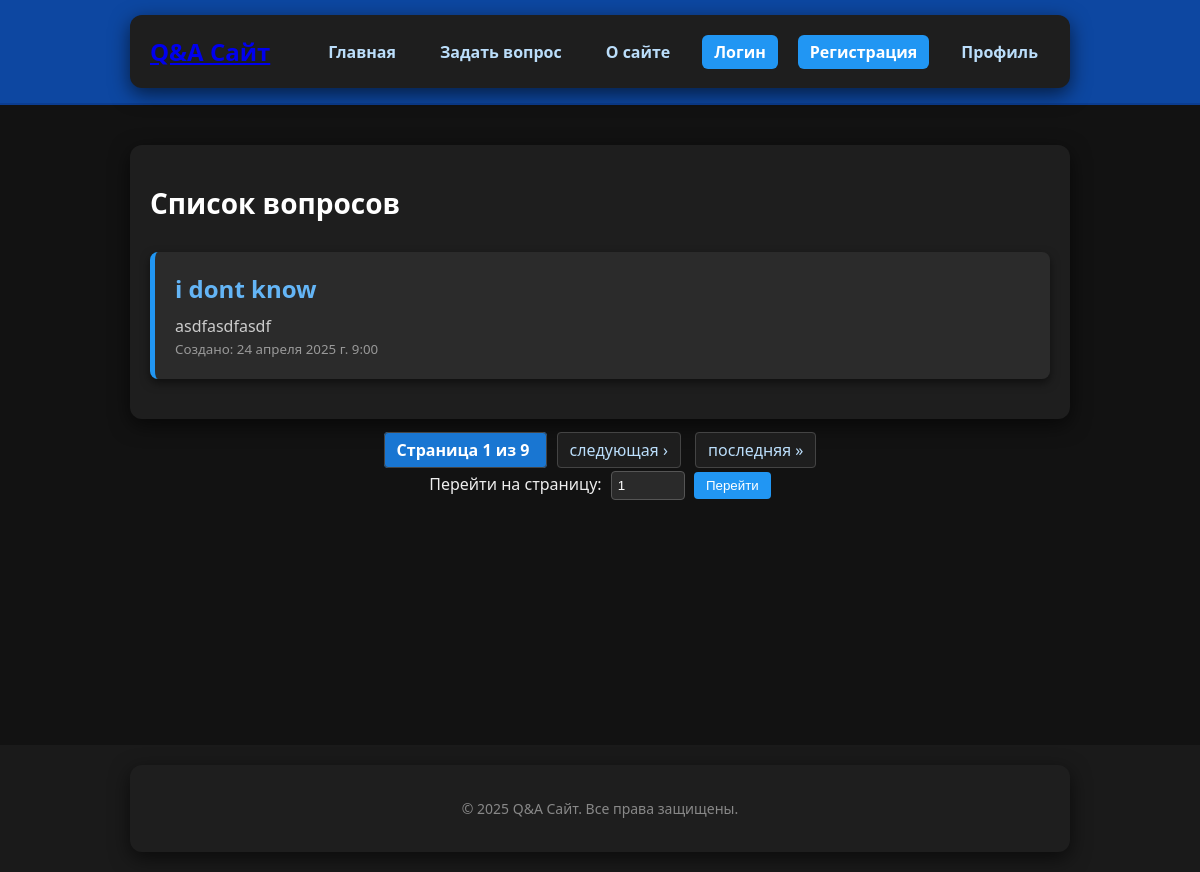
The page / on the database its author committed.
### service/models.py (models this page shows, shortened)
class Question(models.Model):
    author = models.ForeignKey(User, on_delete=models.CASCADE, related_name='questions', verbose_name='Автор вопроса')
    title = models.CharField(max_length=255, verbose_name="Заголовок") #verbose_name отвечает за то, как отображается поле в админке
    content = models.TextField(blank=True, verbose_name="Содержание") #blank=True - возможность оставить поле пустым(в форме джанго)
    time_create = models.DateTimeField(auto_now_add=True, verbose_name='Время создания') #auto_now_add=True заполняется поле ТЕКУЩИМ временем при создании вопроса, при изменении время не меняется
    time_update =  models.DateTimeField(auto_now=True, verbose_name='Время изменения') #Меняется при изменении
    is_active = models.BooleanField(default=True, verbose_name='Статус') #soft delete - делаю данные неактивными, чтобы в случае случайного удаления - их можно было восстановить
    slug = models.SlugField(unique=True, blank=True)  # слаг
    def get_absolute_url(self):
        return reverse('question_detail', kwargs={'slug': self.slug})
    class Meta:
        verbose_name = 'Вопрос' # заменяет название в админ панели
        verbose_name_plural = "Вопросы" # множественное число в названии(чтобы убрать s на конце)

### service/views.py (the view)
# urls.py: 2. Add a URL to urlpatterns:  path('', Home.as_view(), name='home')
class Home(ListView):
    model = Question
    template_name = 'service/home.html'
    paginate_by = 1

### service/templates/service/home.html (shortened to what this page needs)
{% extends "base.html" %}
{% block content %}
<div class="container">
  <h1>Список вопросов</h1>
  {% for question in object_list %}
    <div class="question-card">
      <h2><a href="{{ question.get_absolute_url }}">{{ question.title }}</a></h2>
      <p>{{ question.content|truncatechars:150 }}</p>
      <small>Создано: {{ question.time_create }}</small>
    </div>
  {% empty %}
    <p>Вопросов пока нет.</p>
  {% endfor %}
</div>
{% if is_paginated %}
  <div class="pagination">
    <span class="page-links">
      <span class="current">
        Страница {{ page_obj.number }} из {{ page_obj.paginator.num_pages }}
      </span>
      {% if page_obj.has_next %}
        <a href="?page={{ page_obj.next_page_number }}">следующая ›</a>
        <a href="?page={{ page_obj.paginator.num_pages }}">последняя »</a>
      {% endif %}
    </span>
  </div>
{% endif %}
<form method="get" class="go-to-page-form" style="margin-top: 10px; text-align: center;">
  <label for="go_to_page">Перейти на страницу:</label>
  <input type="number" id="go_to_page" name="page"
         min="1" max="{{ page_obj.paginator.num_pages }}"
         value="{{ page_obj.number }}">
  <button type="submit">Перейти</button>
</form>
{% endblock %}

### service/static/service/css/style.css (style rules this page uses)
body { font-family: 'Segoe UI', Tahoma, Geneva, Verdana, sans-serif; background-color: #121212; margin: 0; padding: 0; color: #f0f0f0; }
.container { max-width: 900px; margin: 0 auto; padding: 20px; background-color: #1e1e1e; border-radius: 12px; box-shadow: 0 6px 20px rgba(0, 0, 0, 0.6); }
h1 { text-align: center; margin-bottom: 30px; color: #ffffff; }
.question-card { padding: 20px; margin-bottom: 20px; border-left: 5px solid #2196f3; background-color: #2b2b2b; border-radius: 8px; transition: transform 0.2s, box-shadow 0.3s; }
.question-card h2 { margin: 0 0 10px; color: #64b5f6; }
.question-card h2 a { color: #64b5f6; text-decoration: none; }
.question-card p { margin: 0 0 5px; color: #ccc; }
.question-card small { color: #999; }
.pagination { margin-top: 20px; text-align: center; }
.pagination a, .pagination .current { margin: 0 5px; padding: 6px 12px; border-radius: 4px; text-decoration: none; border: 1px solid #444; color: #bbdefb; background-color: #1e1e1e; transition: all 0.2s; }
.pagination .current { background-color: #1976d2; color: white; font-weight: bold; pointer-events: none; }
.go-to-page-form { margin-top: 15px; text-align: center; color: #eee; }
.go-to-page-form input[type="number"] { width: 60px; padding: 6px; margin: 0 5px; background-color: #2a2a2a; border: 1px solid #555; color: #fff; border-radius: 4px; }
.go-to-page-form button { padding: 6px 12px; background-color: #2196f3; color: white; border: none; border-radius: 4px; cursor: pointer; transition: background 0.3s; }
h1 { text-align: left; font-size: 28px; margin-bottom: 30px; color: #ffffff; }
.question-card { padding: 20px; background-color: #2b2b2b; border-radius: 8px; border-left: 5px solid #2196f3; box-shadow: 0 4px 10px rgba(0, 0, 0, 0.5); transition: transform 0.2s, box-shadow 0.3s; }
.question-card p { margin: 0; color: #ccc; }

### rows shown on the page
Question: title "i dont know", content "asdfasdfasdf", time_create "24 апреля 2025 г. 9:00"

### other values the page prints
{{ page_obj.number }} "1"
{{ page_obj.paginator.num_pages }} "9"
{{ now|default:"2025" }} "2025"
